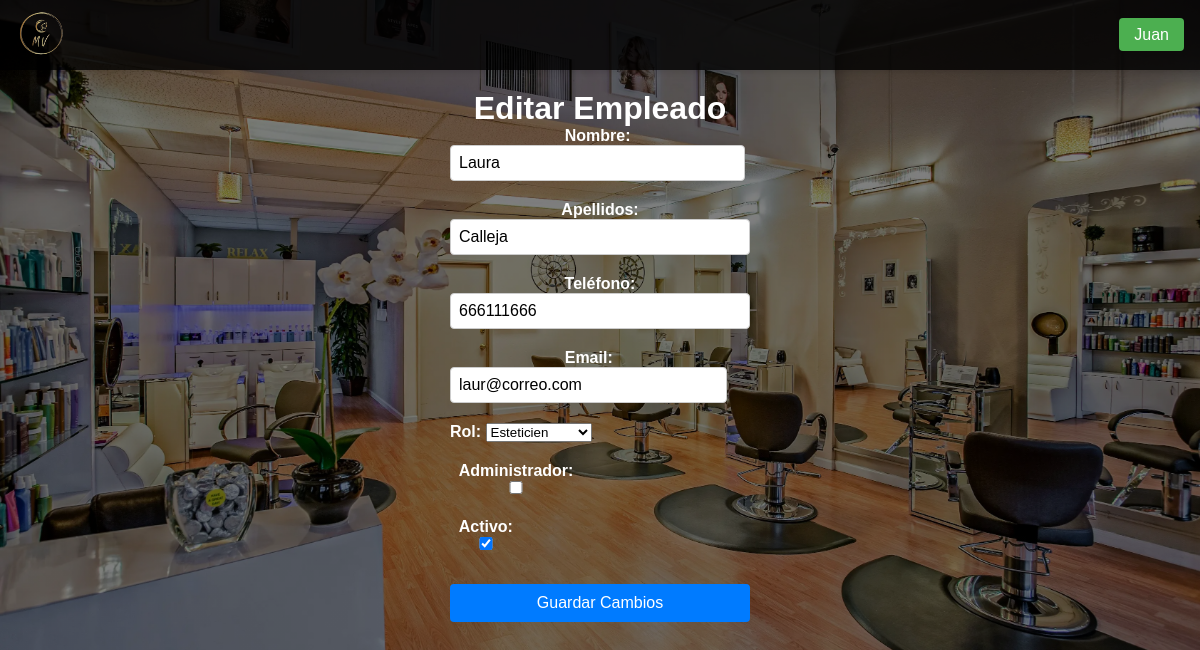
Screenshot of /paginas/editar_empleado.php?dni=12345678X (signed in) with the database file from the repository.
### tables this page shows
CREATE TABLE `empleados` (
  `dni` varchar(20) NOT NULL,
  `nombre` varchar(100) NOT NULL,
  `apellidos` varchar(100) NOT NULL,
  `telefono` varchar(15) DEFAULT NULL,
  `email` varchar(100) DEFAULT NULL,
  `id_rol` int DEFAULT NULL,
  `contraseña` varchar(255) NOT NULL,
  `es_admin` tinyint(1) NOT NULL DEFAULT '0',
  `activo` tinyint(1) DEFAULT '1',
  PRIMARY KEY (`dni`),
  KEY `id_rol` (`id_rol`),
  CONSTRAINT `empleados_ibfk_1` FOREIGN KEY (`id_rol`) REFERENCES `roles` (`id_rol`)
);

CREATE TABLE `roles` (
  `id_rol` int NOT NULL AUTO_INCREMENT,
  `nombre_rol` varchar(50) NOT NULL,
  PRIMARY KEY (`id_rol`)
);

### paginas/editar_empleado.php (the view, shortened to what this page needs)
<!DOCTYPE html>
<html lang="es">
<head>
    <link rel="stylesheet" href="/TFGPeluqueria/css/styles.css">
</head>
<body>
    <?php
        require_once $_SERVER['DOCUMENT_ROOT'] . '/TFGPeluqueria/funcionalidades/conexion.php';
        include $_SERVER['DOCUMENT_ROOT'] . '/TFGPeluqueria/plantillas/navbar.php';
        $dni = $_GET['dni'] ?? ($_SESSION['form_data_edicion_empleado']['dni'] ?? null);
        $empleado = [];
        $roles = [];
        try {
            $stmt = $conn->prepare("SELECT * FROM empleados WHERE dni = ?");
            $stmt->execute([$dni]);
            $empleado = $stmt->fetch(PDO::FETCH_ASSOC);
            $stmt = $conn->query("SELECT * FROM roles");
            $roles = $stmt->fetchAll(PDO::FETCH_ASSOC);
        } catch (PDOException $e) {
            die("Error: " . $e->getMessage());
        }
        $empleado = array_merge(
            $_SESSION['original_data_empleado'] ?? [],
            $_SESSION['form_data_edicion_empleado'] ?? $empleado
        );
    ?>
    <div class="registros-container">
        <h1>Editar Empleado</h1>
        <form action="/TFGPeluqueria/funcionalidades/procesar_edicion_empleado.php" method="POST">
            <div class="form-group">
                <label>Nombre:
                    <input type="text" name="nombre" value="<?= htmlspecialchars($empleado['nombre']) ?>" required>
                </label>
            </div>
            <div class="form-group">
                <label>Apellidos:
                    <input type="text" name="apellidos" value="<?= htmlspecialchars($empleado['apellidos']) ?>" required>
                </label>
            </div>
            <div class="form-group">
                <label>Teléfono:
                    <input type="text" name="telefono" value="<?= htmlspecialchars($empleado['telefono']) ?>" required>
                </label>
            </div>
            <div class="form-group">
                <label>Email:
                    <input type="email" name="email" value="<?= htmlspecialchars($empleado['email']) ?>" required>
                </label>
            </div>
            <div class="form-group">
                <label>Rol:
                    <select name="id_rol" required>
                        <?php foreach ($roles as $rol): ?>
                            <option value="<?= $rol['id_rol'] ?>" <?= $rol['id_rol'] == $empleado['id_rol'] ? 'selected' : '' ?>>
                                <?= htmlspecialchars($rol['nombre_rol']) ?>
                            </option>
                        <?php endforeach; ?>
                    </select>
                </label>
            </div>
            <div class="form-group">
                <label>Administrador:
                    <input type="checkbox" name="es_admin" value="1" <?= $empleado['es_admin'] ? 'checked' : '' ?>>
                </label>
            </div>
            <div class="form-group">
                <label>Activo:
                    <input type="checkbox" name="activo" value="1" <?= $empleado['activo'] ? 'checked' : '' ?>>
                </label>
            </div>
            <button type="submit">Guardar Cambios</button>
        </form>
    </div>
</body>
</html>

### css/styles.css (style rules this page uses)
* { margin: 0; padding: 0; box-sizing: border-box; font-family: 'Arial', sans-serif; }
:root { --color-primario: #2c3e50; --color-secundario: #e67e22; --fondo-beige: #FFF8DC; --tabla-dorado: #20d4da; --color-desplegables: rgba(25, 121, 230, 0.459); }
html, body { background-color: #000; color: white; }
body { min-height: 100vh; position: relative; margin: 0; padding: 0; }
body::before { content: ""; position: absolute; top: 0; left: 0; width: 100%; height: 100%; background: linear-gradient(rgba(0, 0, 0, 0.5), rgba(0, 0, 0, 0.5)), url('/TFGPeluqueria/imagenes/Fondo.webp') center/cover; background-attachment: scroll; }
.contenedor-principal, .registros-container { padding-top: 90px; position: relative; color: white; min-height: 100vh; display: flex; flex-direction: column; justify-content: flex-start; align-items: center; text-align: center; }
.registros-container form { display: flex; flex-direction: column; gap: 15px; width: 300px; }
.registros-container .form-group { display: flex; flex-direction: column; align-items: flex-start; }
.registros-container label { font-weight: bold; margin-bottom: 5px; }
.registros-container input { padding: 8px; border: 1px solid #ccc; border-radius: 4px; width: 100%; font-size: 16px; }
.registros-container button { padding: 10px; background-color: #007bff; color: white; border: none; border-radius: 4px; cursor: pointer; font-size: 16px; margin-top: 10px; }

### rows the page displays
empleados: nombre "Laura", apellidos "Calleja", telefono "666111666", email "laur@correo.com", id_rol "Esteticien", activo "☑"

### other values shown
$_SESSION['nombre'] "Juan"
